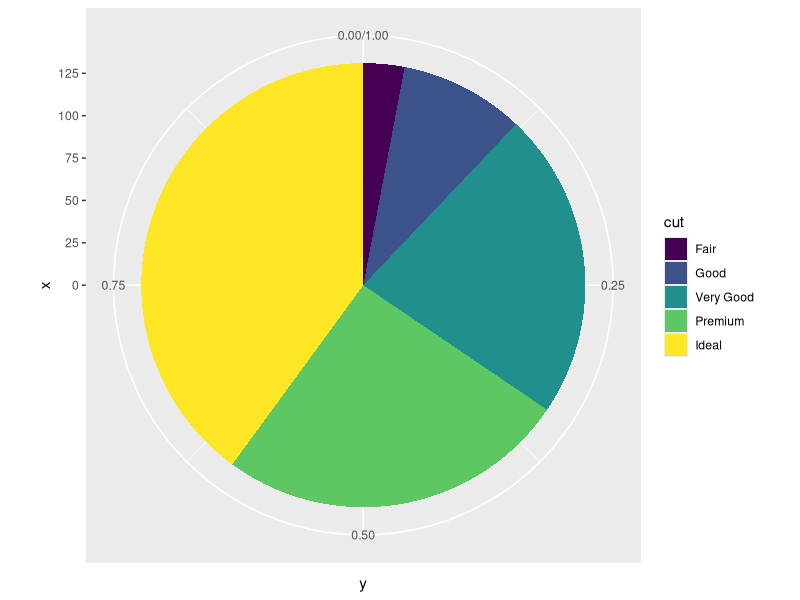
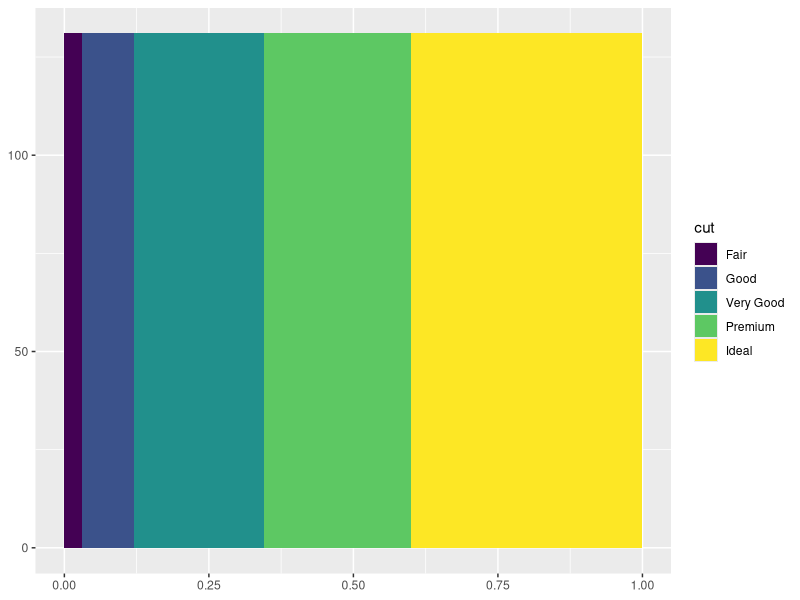
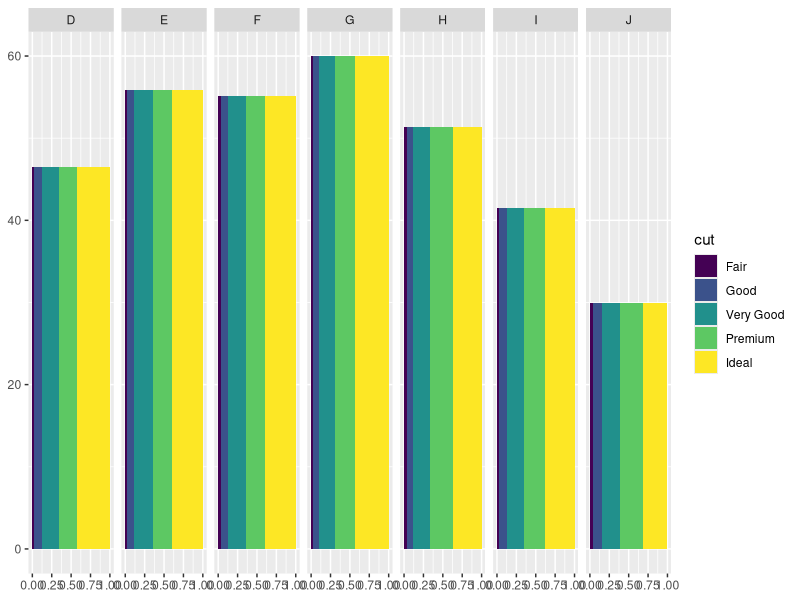
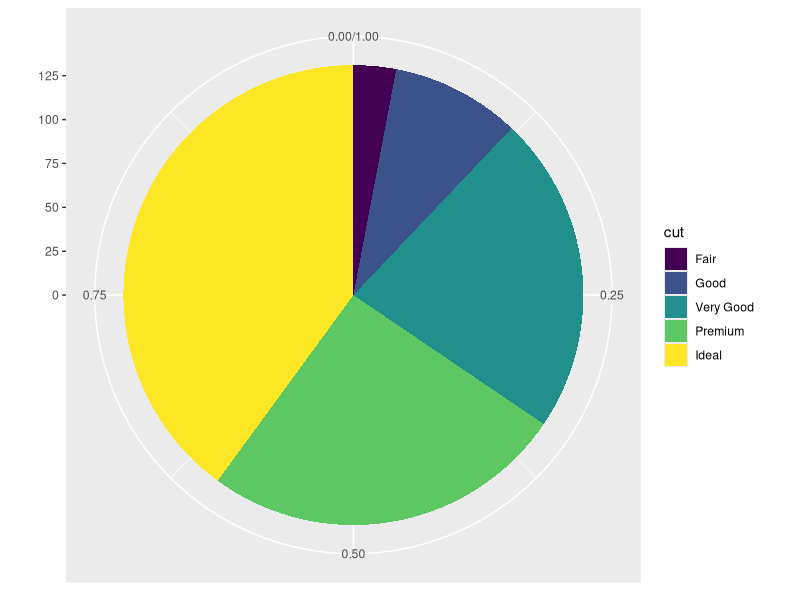
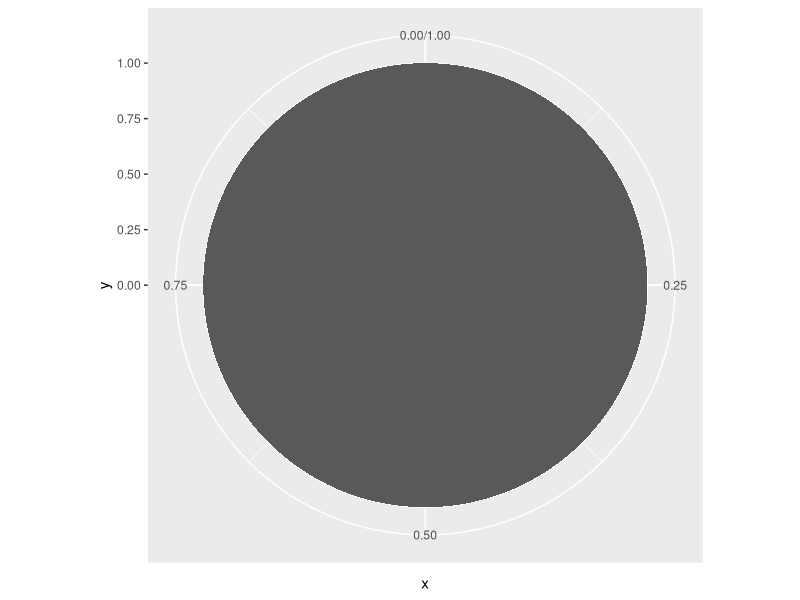
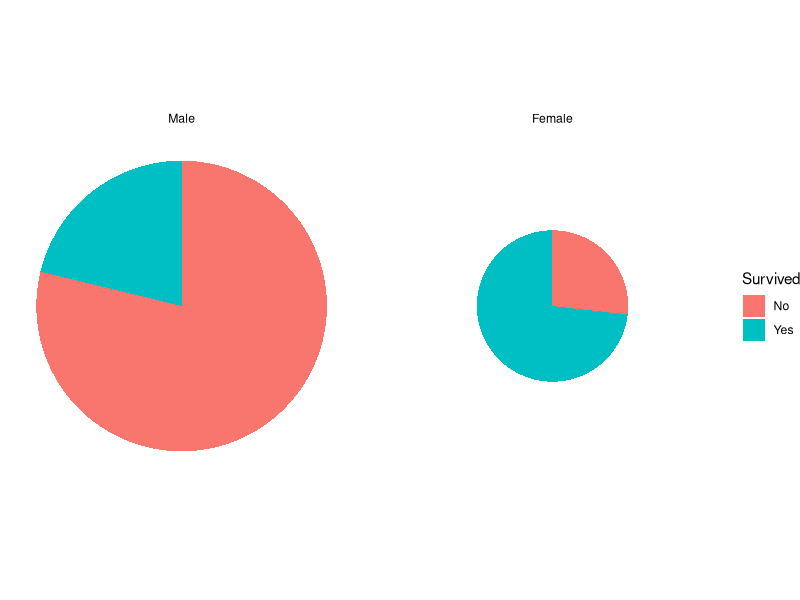
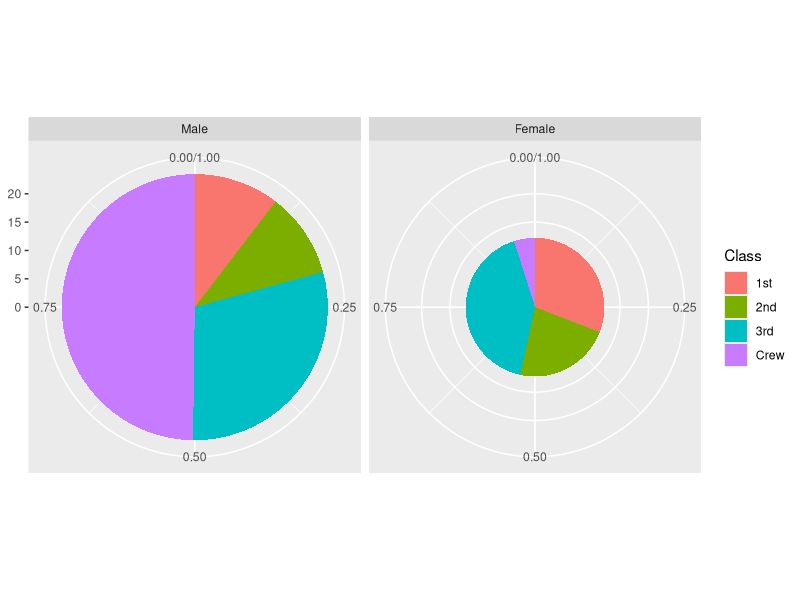
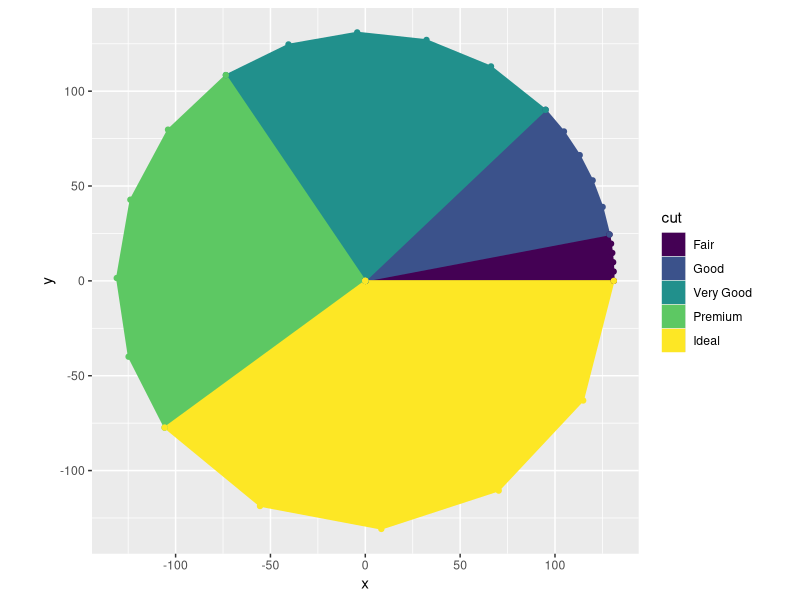

The R source for these figures, in order:
## ---- chunk 1
knitr::opts_chunk$set(echo = TRUE)
options(tidyverse.quiet = TRUE)
## ---- chunk 2
library(tidyverse)
ggplot2::diamonds %>% 
  mutate(weight = 1) %>% 
  count(cut, wt = weight) %>% 
  mutate(cum_n = cumsum(n)) %>% 
  mutate(cum_prop = cum_n/sum(n)) %>% 
  mutate(ymin = lag(cum_prop)) %>% 
  mutate(ymin = replace_na(ymin, 0)) %>% 
  mutate(r = sqrt(sum(n)/pi)) %>% 
  mutate(r0 = 0) %>% 
  ggplot() + 
  aes(x = 0, y = 0, 
      xmin = 0, ymin = ymin, 
      xmax = r, 
      ymax = cum_prop) + 
  geom_rect() + 
  aes(fill = cut) + 
  coord_polar(theta = "y")

layer_data()
## ---- chunk 3
compute_panel_pie <- function(data, scales){
  
  data %>% 
  count(fill) %>% 
  mutate(cum_n = cumsum(n)) %>% 
  mutate(xmax = cum_n/sum(n)) %>% 
  mutate(xmin = lag(xmax)) %>% 
  mutate(xmin = replace_na(xmin, 0)) %>% 
  mutate(r = sqrt(sum(n)/pi)) %>% 
  mutate(r0 = 0) %>% 
  mutate(x = 0, y = 0, 
         ymin = 0, ymax = r
         )
  
}

StatPie <- ggproto(`_class` = "StatPie",
                  `_inherit` = ggplot2::Stat,
                  required_aes = "fill",
                  compute_panel = compute_panel_pie,
                  default_aes = aes(group = after_stat(fill))
                  )

geom_pie <- function(
  mapping = NULL,
  data = NULL,
  position = "identity",
  na.rm = FALSE,
  show.legend = NA,
  inherit.aes = TRUE, ...) {
  ggplot2::layer(
    stat = StatPie,  # proto object from step 2
    geom = ggplot2::GeomRect,  # inherit other behavior
    data = data,
    mapping = mapping,
    position = position,
    show.legend = show.legend,
    inherit.aes = inherit.aes,
    params = list(na.rm = na.rm, ...)
  )
}

ggplot2::diamonds %>% 
  ggplot() + 
  aes(fill = cut) + 
  geom_pie() 

layer_data()

last_plot() +
  facet_grid(~color)

last_plot() + 
  facet_null() +
  coord_polar()

layer_data()

ggplot() + 
  annotate(geom = "rect",
           x = 0, y = 0, xmin = 0, ymin = 0, xmax = 1, ymax = 1) +
  coord_polar()

Titanic %>% 
  data.frame() %>% 
  uncount(Freq) %>% 
  ggplot() + 
  coord_polar() + 
  aes(fill = Sex) +
  geom_pie() + 
  facet_wrap(~Sex) + 
  aes(fill = Class) + 
  facet_grid(Sex~Class) + 
  aes(fill = Survived) + 
  theme_void() +
  facet_wrap(~Sex)


Titanic %>% 
  data.frame() %>% 
  uncount(Freq) %>% 
  ggplot() + 
  coord_polar() + 
  aes(fill = Sex) +
  geom_pie() + 
  facet_wrap(~Sex) + 
  aes(fill = Class)


## ---- chunk 4
num_in_arc <- 5

library(tidyverse)
ggplot2::diamonds %>% 
  count(cut) %>% 
  mutate(cum_n = cumsum(n)) %>% 
  mutate(cum_prop = cum_n/sum(n)) %>% 
  mutate(ymin = lag(cum_prop)) %>% 
  mutate(ymin = replace_na(ymin, 0)) %>% 
  mutate(r = sqrt(sum(n)/pi)) %>% 
  mutate(r0 = 0) %>% 
  crossing(id_arc_point = c(-1:(num_in_arc + 1))) %>% 
  mutate(pos_in_radians = 2*pi*(ymin + (cum_prop - ymin)/num_in_arc*id_arc_point )) %>% 
  mutate(x = r*cos(pos_in_radians)) %>% 
  mutate(y = r*sin(pos_in_radians)) %>% 
  mutate(x = ifelse(id_arc_point == -1 | 
                      id_arc_point == num_in_arc + 1, 0, x)) %>% 
  mutate(y = ifelse(id_arc_point == -1 | 
                      id_arc_point == num_in_arc + 1, 0, y)) %>% 
  ggplot() + 
  aes(x = x, y = y ) + 
  geom_polygon() + 
  aes(fill = cut) + 
  aes(color = cut) + 
  geom_point() + 
  coord_equal()
## ---- chunk 5
compute_panel_wedge <- function(data, scales){
  
  data %>% 
  count(fill) %>% 
  mutate(cum_n = cumsum(n)) %>% 
  mutate(cum_prop = cum_n/sum(n)) %>% 
  mutate(ymin = lag(cum_prop)) %>% 
  mutate(ymin = replace_na(ymin, 0)) %>% 
  mutate(r = sqrt(sum(n)/pi)) %>% 
  mutate(r0 = 0) %>% 
  crossing(id_arc_point = c(-1:(num_in_arc + 1))) %>% 
  mutate(pos_in_radians = 2*pi*(ymin + (cum_prop - ymin)/num_in_arc*id_arc_point )) %>% 
  mutate(x = cos(pos_in_radians)) %>% 
  mutate(y = sin(pos_in_radians)) %>% 
  mutate(x = ifelse(id_arc_point == -1 | id_arc_point == num_in_arc + 1, 0, x)) %>% 
  mutate(y = ifelse(id_arc_point == -1 | id_arc_point == num_in_arc + 1, 0, y))
  
  
  
}


StatWedge <- ggproto(`_class` = "StatWedge",
                  `_inherit` = ggplot2::Stat,
                  required_aes = "fill",
                  compute_panel = compute_panel_wedge,
                  default_aes = aes(group = after_stat(fill)))

geom_wedge <- function(
  mapping = NULL,
  data = NULL,
  position = "identity",
  na.rm = FALSE,
  show.legend = NA,
  inherit.aes = TRUE, ...) {
  ggplot2::layer(
    stat = StatPie,  # proto object from step 2
    geom = ggplot2::GeomPolygon,  # inherit other behavior
    data = data,
    mapping = mapping,
    position = position,
    show.legend = show.legend,
    inherit.aes = inherit.aes,
    params = list(na.rm = na.rm, ...)
  )
}

diamonds %>% 
ggplot() + 
  aes(fill = cut) + 
  geom_wedge()
